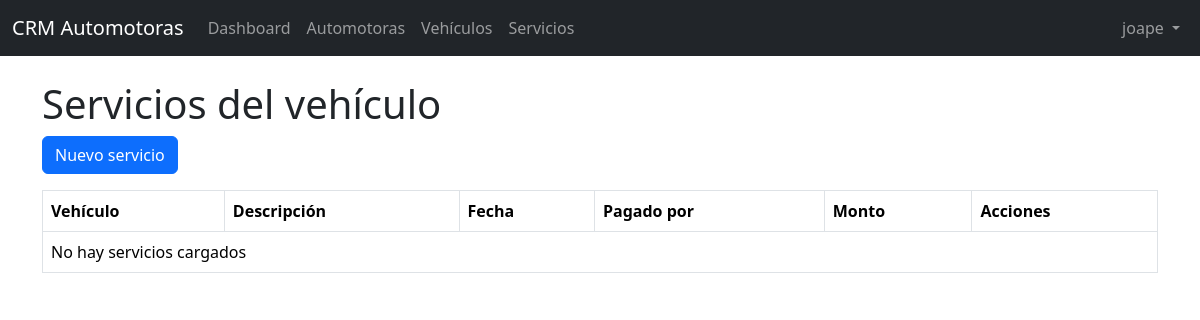
The page /dealers/services/ (signed in) on the database as committed earlier.
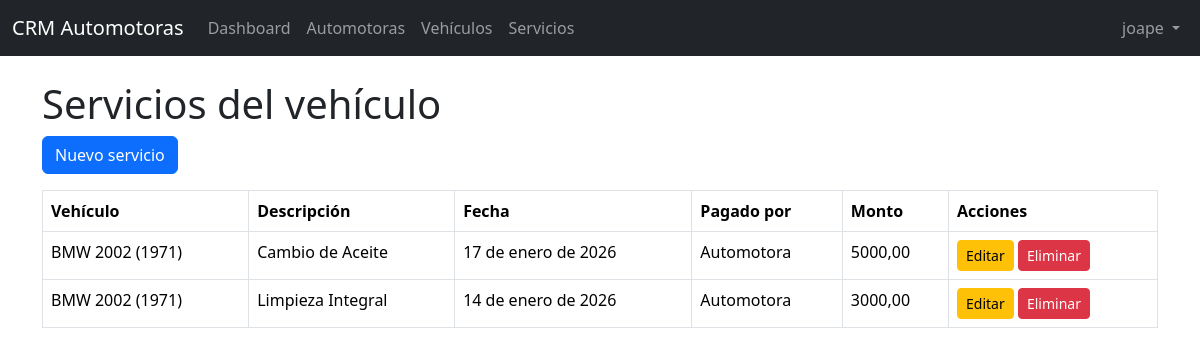
The same page on the database as committed later.
### accounts/models.py (models this page shows, shortened)
class User(AbstractUser, BaseModel):
    dealer = models.ForeignKey(
        Dealer,
        on_delete=models.CASCADE,
        related_name="users",
        null=True,
        blank=True,
        help_text="Dealer al que pertenece el usuario (NULL solo para bootstrap)"
    )
    groups = models.ManyToManyField(
        Group,
        related_name="accounts_user_set",
        blank=True,
        help_text="Grupos de permisos (Django auth)"
    )
    user_permissions = models.ManyToManyField(
        Permission,
        related_name="accounts_user_permissions_set",
        blank=True,
        help_text="Permisos específicos del usuario"
    )
    is_2fa_enabled = models.BooleanField(default=False)
    two_factor_confirmed_at = models.DateTimeField(
        null=True,
        blank=True
    )

### dealers/models.py (models this page shows, shortened)
class VehicleService(BaseModel):
    class Payer(models.TextChoices):
        DEALER = "DEALER", "Automotora"
        OWNER = "OWNER", "Dueño del vehículo"
    vehicle = models.ForeignKey(
        "dealers.Vehicle",
        on_delete=models.CASCADE,
        related_name="services"
    )
    description = models.CharField(
        max_length=255,
        help_text="Ej: Cambio de aceite, Chapa y pintura, Lavado, Repuesto"
    )
    amount = models.DecimalField(
        max_digits=12,
        decimal_places=2,
        help_text="Costo del servicio"
    )
    payer = models.CharField(
        max_length=10,
        choices=Payer.choices,
        default=Payer.DEALER
    )
    service_date = models.DateField()
    is_active = models.BooleanField(default=True)
    class Meta:
        verbose_name = "Vehicle Service"
        verbose_name_plural = "Vehicle Services"
        ordering = ["-service_date"]

class Vehicle(BaseModel):
    class Currency(models.TextChoices):
        UYU = "UYU", "Pesos Uruguayos"
        USD = "USD", "Dólares"
    class Ownership(models.TextChoices):
        DEALER = "DEALER", "Propio de la automotora"
        CONSIGNMENT = "CONSIGNMENT", "En consignación"
    dealer = models.ForeignKey(
        Dealer,
        on_delete=models.CASCADE,
        related_name="vehicles"
    )
    brand = models.CharField(max_length=100)
    model = models.CharField(max_length=100)
    year = models.PositiveIntegerField()
    ownership_type = models.CharField(
        max_length=20,
        choices=Ownership.choices,
        default=Ownership.DEALER
    )
    purchase_price = models.DecimalField(
        max_digits=12,
        decimal_places=2,
        help_text="Precio de compra o valor base del vehículo"
    )
    currency = models.CharField(
        max_length=3,
        choices=Currency.choices,
        default=Currency.USD
    )
    is_active = models.BooleanField(default=True)
    class Meta:
        verbose_name = "Vehicle"
        verbose_name_plural = "Vehicles"
        ordering = ["-created_at"]
    def __str__(self) -> str:
        return f"{self.brand} {self.model} ({self.year})"

### dealers/views.py (the view)
# urls.py: path("services/", VehicleServiceListView.as_view(), name="vehicle_service_list"),
class VehicleServiceListView(LoginRequiredMixin, ListView):
    model = VehicleService
    template_name = "dealers/vehicle_service_list.html"
    context_object_name = "services"
    def get_queryset(self):
        user = cast("User", self.request.user)
        return VehicleService.objects.filter(
            vehicle__dealer=user.dealer
        ).select_related("vehicle")

### dealers/models.py (called while the page is built)
    def __str__(self) -> str:
        return self.name

### dealers/templates/dealers/vehicle_service_list.html (shortened to what this page needs)
{% extends "base.html" %}
{% block content %}
<h1>Servicios del vehículo</h1>
<a href="{% url 'dealers:vehicle_service_create' %}" class="btn btn-primary mb-3">
    Nuevo servicio
</a>
<table class="table table-bordered">
    <thead>
        <tr>
            <th>Vehículo</th>
            <th>Descripción</th>
            <th>Fecha</th>
            <th>Pagado por</th>
            <th>Monto</th>
            <th>Acciones</th>
        </tr>
    </thead>
    <tbody>
        {% for s in services %}
        <tr>
            <td>{{ s.vehicle }}</td>
            <td>{{ s.description }}</td>
            <td>{{ s.service_date }}</td>
            <td>{{ s.get_payer_display }}</td>
            <td>{{ s.amount }}</td>
            <td>
                <a href="{% url 'dealers:vehicle_service_update' s.id %}"
                   class="btn btn-sm btn-warning">Editar</a>
                <a href="{% url 'dealers:vehicle_service_delete' s.id %}"
                   class="btn btn-sm btn-danger">Eliminar</a>
            </td>
        </tr>
        {% empty %}
        <tr>
            <td colspan="6">No hay servicios cargados</td>
        </tr>
        {% endfor %}
    </tbody>
</table>
{% endblock %}

### crm/templates/base.html (shortened to what this page needs)
<!DOCTYPE html>
<html lang="es">
<head>
    <link href="https://cdn.jsdelivr.net/npm/bootstrap@5.3.3/dist/css/bootstrap.min.css" rel="stylesheet">
</head>
<body>
<nav class="navbar navbar-expand-lg navbar-dark bg-dark">
    <div class="container-fluid">
        <a class="navbar-brand" href="{% url 'dashboard' %}">CRM Automotoras</a>
        <div class="collapse navbar-collapse" id="navbarNav">
            <ul class="navbar-nav me-auto">
                <li class="nav-item">
                    <a class="nav-link" href="{% url 'dashboard' %}">Dashboard</a>
                </li>
                <li class="nav-item">
                    <a class="nav-link" href="{% url 'dealers:list' %}">Automotoras</a>
                </li>
                <li class="nav-item">
                    <a class="nav-link" href="{% url 'dealers:vehicle_list' %}">Vehículos</a>
                </li>
                <li class="nav-item">
                    <a class="nav-link" href="{% url 'dealers:vehicle_service_list' %}">Servicios</a>
                </li>
            </ul>
            <ul class="navbar-nav">
                <li class="nav-item dropdown">
                    <a class="nav-link dropdown-toggle" href="#" role="button"
                       data-bs-toggle="dropdown">
                        {{ request.user.username }}
                    </a>
                </li>
            </ul>
        </div>
    </div>
</nav>
<div class="container mt-4">
    {% block content %}{% endblock %}
</div>
</body>
</html>

Rows that differ between the two databases and show on the page:
added VehicleService: vehicle "BMW 2002 (1971)", description "Cambio de Aceite", service_date "17 de enero de 2026", payer "Automotora", amount "5000,00"
added VehicleService: vehicle "BMW 2002 (1971)", description "Limpieza Integral", service_date "14 de enero de 2026", payer "Automotora", amount "3000,00"
Other text that changed with them:
text no longer shown: "No hay servicios cargados"
